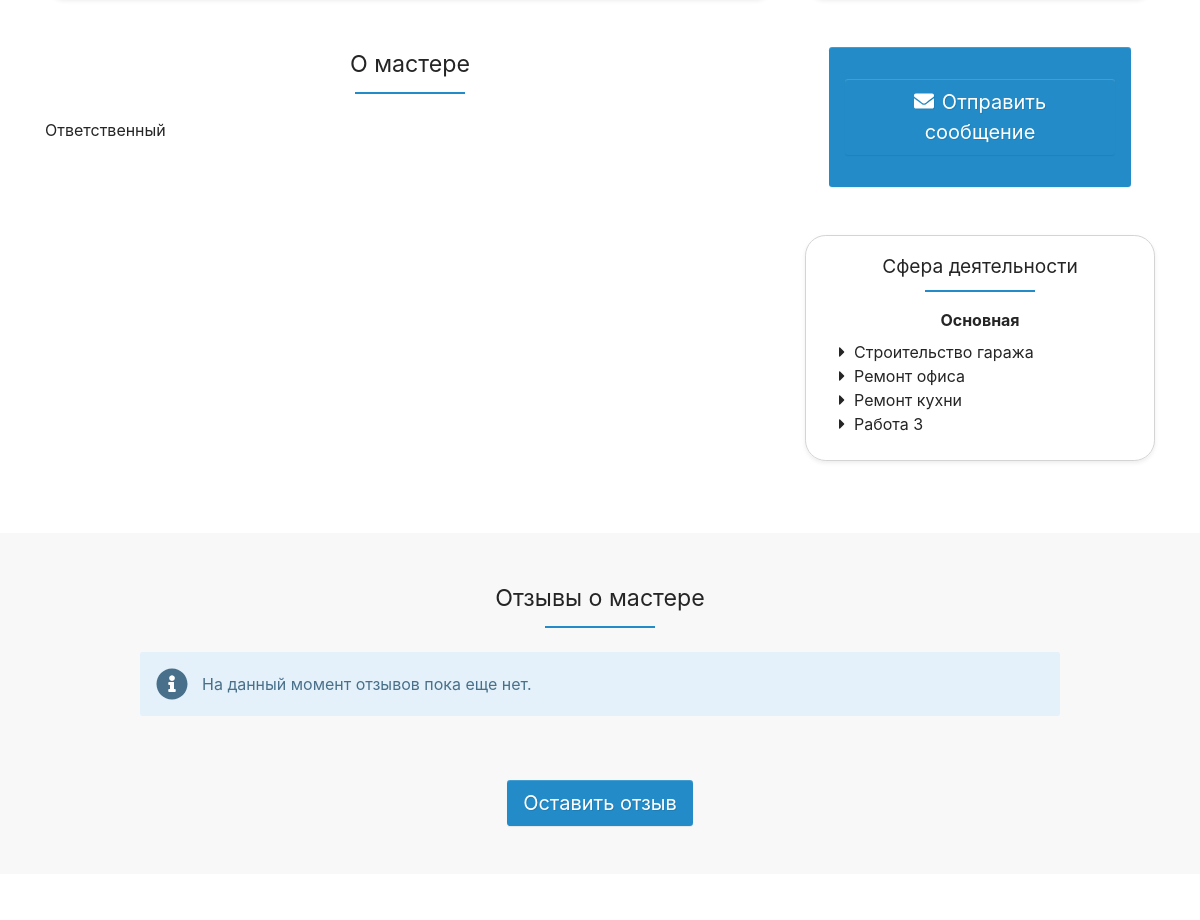
The page /employeeProfile.php?uid=30 (middle part) on the database as committed earlier.
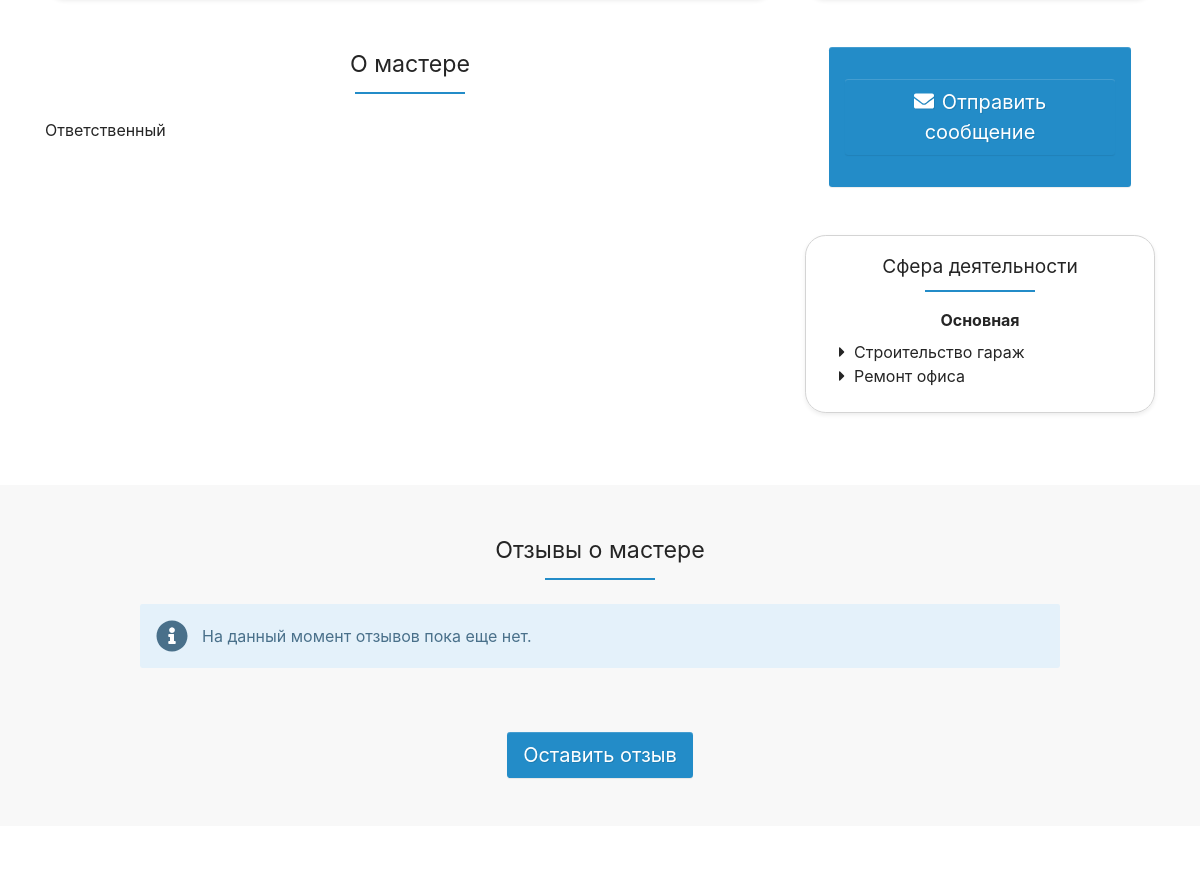
The same page on the database as committed later.
### tables this page shows
CREATE TABLE `users` (
  `ID` int(11) NOT NULL,
  `NAME` varchar(255) NOT NULL,
  `LASTNAME` varchar(255) NOT NULL,
  `PHONE` varchar(255) NOT NULL,
  `TYPE` int(11) NOT NULL,
  `PASSWORD` varchar(255) NOT NULL,
  `STATUS` int(11) NOT NULL,
  `LOCATION` int(11) NOT NULL,
  `ABOUT` mediumtext NOT NULL,
  `AVATAR` varchar(100) NOT NULL,
  `POST_DATE` date DEFAULT NULL
);

CREATE TABLE `services` (
  `ID` int(11) NOT NULL,
  `NAME_SERV` varchar(255) NOT NULL,
  `SPECID` int(11) NOT NULL
);

### employeeProfile.php (the view, shortened to what this page needs)
<!DOCTYPE html>
<html lang="ru">
<head>
<link href="Theme/css/photoswipe.css" rel="stylesheet">
<link href="Theme/css/default-skin.css" rel="stylesheet">
<link href="Theme/css/site.css" rel="stylesheet">
</head>
<body id="top" data-spy="scroll" data-target="#navbar" data-offset="100">
            <?php
               $uid = $_GET['uid'];
               require_once 'conn.php';
               $query2 ="SELECT u.*, d.name FROM `users` u, dic_country d where u.location = d.id and u.id = $uid";
               $result2 = mysqli_query($link, $query2) or die("Ошибка " . mysqli_error($link));
            ?>
                        <?php
                        $uid = $_GET['uid'];
                       require_once 'conn.php';
                       $query ="SELECT u.*, d.name FROM `users` u, dic_country d where u.location = d.id and u.id = $uid";
                       $result = mysqli_query($link, $query) or die("Ошибка " . mysqli_error($link));
                       $rows = mysqli_fetch_all($result, MYSQLI_ASSOC);
                       ?>
<section class="container pt-5">
    <div class="row mb-4">
        <div class="col-lg-8">
            <h2 class="mb-4 text-center h-underline h-underline-secondary">О мастере  </h2>
            <?php  foreach($rows as $row) { ?>
            <div>
               <p><?php echo $row['ABOUT']; ?></p>
             </div>
            <?php } ?>
        </div>
        <div class="col-lg-4">
            <div class="px-4">
                <button type="button" class="btn btn-secondary btn-lg btn-block my-4" >
                    <a href="message.php?getid=<?php $get_id = $_GET['uid']; echo $get_id; ?>" class="btn btn-secondary btn-lg btn-block my-4" >
                        <svg class="mr-2 i is-envelope"><use xlink:href="#s-envelope" /></use></svg>Отправить сообщение</a>
            </div>
            <div class="mt-5 border mb-5 pt-3 pb-4 px-1 rounded-xl shadow-sm">
                <div class="text-center h4 h-underline h-underline-secondary">Сфера деятельности</div>
                <div class="font-weight-bold text-center mt-3 mb-2">Основная</div>
                <?php
                $query = "SELECT u.*, d.name, sc.* FROM `users` u, dic_country d, users_speciality us, services sc, speciality s where u.location = d.id and u.id = us.USER_ID and us.USER_SPECIALITY = sc.ID and sc.SPECID = s.id and u.id = $uid";
                $result = mysqli_query($link, $query) or die("Ошибка " . mysqli_error($link));
                $rows_serv = mysqli_fetch_all($result, MYSQLI_ASSOC);
                foreach($rows_serv as $row) {
                ?>
                    <ul id="w2" class="ml-4 flex-column nav">
                        <li class="nav-item"><svg class="text-body mr-1 i is-caret-right"><use xlink:href="#s-caret-right" /></use></svg><?php echo $row['NAME_SERV']; ?></a></li>
                    </ul>
                <?php } ?>
                </div>
            </div>
        </div>
</section>
<section id="reviews" class="pt-5 bg-ultra-light">
    <div class="container">
        <h2 class="mb-4 text-center h-underline h-underline-secondary">Отзывы о мастере </h2>
<?php
      require_once 'conn.php';
       $get_id = $_GET['uid'];
        $query_rev = "SELECT r.*, u.* FROM `review` r, `users` u where r.id_from = u.id and r.ID_TO = $get_id order by r.id DESC LIMIT 0,1 ";
        $result_rev = mysqli_query($link, $query_rev) or die("Ошибка " . mysqli_error($link));
        $num_rows = mysqli_num_rows($result_rev);
if($num_rows <= 0) { ?>
        <div class="row justify-content-center">
    <div class="col-xl-10">
                    <div id="w4" class="alert-info alert-i alert" role="alert">
На данный момент отзывов пока еще нет.
</div>            </div>
</div>
<?php } ?>
        </div>
</section>
<div class="py-5 text-center bg-ultra-light">
<a data-toggle="modal"  data-target="#add_review" href="#" class="btn btn-lg btn-secondary review"> Оставить отзыв </a>
</div>
<section id="photos" class="py-5">
</section>
</body>
</html>

Rows that differ between the two databases and show on the page:
no longer on one of the page's lists (row unchanged): users: services.NAME_SERV "Ремонт кухни", services.NAME_SERV "Работа 3"
changed through a linked row, users "Ответственный": services.NAME_SERV "Строительство гаража" → "Строительство гараж"
